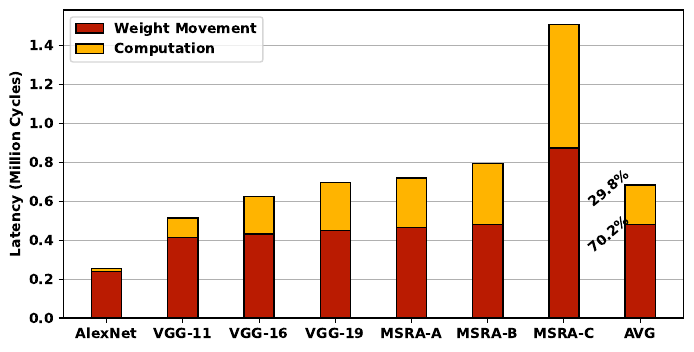

The Python source for this figure:
import numpy as np
import pandas as pd
import matplotlib.pyplot as plt
from matplotlib import rcParams

W = 0.22
ALPHA = 40
DIFF = 0.4
rcParams['font.weight'] = 'bold'

df_CASCADE = pd.read_csv('../results/CASCADE.csv')

x = list(df_CASCADE['dnn'])
x_axis = np.arange(len(x))

weight_movement_cycles = df_CASCADE['memory_latency'] / 1e6
computation_cycles = np.subtract(df_CASCADE['latency'], df_CASCADE['memory_latency']) / 1e6
computation_cycles[7] = weight_movement_cycles[7] / df_CASCADE['memory_access_percentage'][7] * 100 - weight_movement_cycles[7]

avg_wgh_mov_per = round(weight_movement_cycles[len(x) - 1] / (weight_movement_cycles[len(x) - 1] + computation_cycles[len(x) - 1]) * 100, 1)
avg_comp_per = round(computation_cycles[len(x) - 1] / (weight_movement_cycles[len(x) - 1] + computation_cycles[len(x) - 1]) * 100, 1)

plt.figure(figsize=(8, 4))
ax = plt.axes()
ax.set_axisbelow(True)
plt.grid(axis='y')

plt.bar(x, weight_movement_cycles, 1.8 * W, label='Weight Movement', color='#BA1B01', edgecolor='black')
plt.text(len(x) - 1 - DIFF, 0.7 * weight_movement_cycles[len(x) - 1], f'{avg_wgh_mov_per}%', ha='center', rotation=ALPHA)

plt.bar(x, computation_cycles, 1.8 * W, bottom=weight_movement_cycles, label='Computation', color='#FFB400', edgecolor='black')
plt.text(len(x) - 1 - DIFF, weight_movement_cycles[len(x) - 1] + 0.45 * computation_cycles[len(x) - 1], f'{avg_comp_per}%', ha='center', rotation=ALPHA)

plt.xticks(x_axis, x)
plt.ylabel('Latency (Million Cycles)', weight='bold')
plt.legend()
plt.savefig('nws_latency.pdf', bbox_inches='tight')
plt.show()
